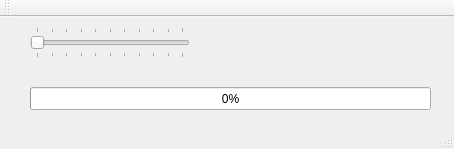
<?xml version="1.0" encoding="UTF-8"?>
<ui version="4.0">
 <class>MainWindow</class>
 <widget class="QMainWindow" name="MainWindow">
  <property name="geometry">
   <rect>
    <x>0</x>
    <y>0</y>
    <width>454</width>
    <height>149</height>
   </rect>
  </property>
  <property name="minimumSize">
   <size>
    <width>454</width>
    <height>149</height>
   </size>
  </property>
  <property name="maximumSize">
   <size>
    <width>666</width>
    <height>149</height>
   </size>
  </property>
  <property name="windowTitle">
   <string>slider + progress bar = &lt;3</string>
  </property>
  <widget class="QWidget" name="centralWidget">
   <widget class="QProgressBar" name="progressBar">
    <property name="geometry">
     <rect>
      <x>30</x>
      <y>70</y>
      <width>401</width>
      <height>23</height>
     </rect>
    </property>
    <property name="value">
     <number>0</number>
    </property>
   </widget>
   <widget class="QSlider" name="horizontalSlider">
    <property name="geometry">
     <rect>
      <x>30</x>
      <y>10</y>
      <width>160</width>
      <height>31</height>
     </rect>
    </property>
    <property name="cursor">
     <cursorShape>PointingHandCursor</cursorShape>
    </property>
    <property name="mouseTracking">
     <bool>false</bool>
    </property>
    <property name="layoutDirection">
     <enum>Qt::LeftToRight</enum>
    </property>
    <property name="autoFillBackground">
     <bool>false</bool>
    </property>
    <property name="maximum">
     <number>100</number>
    </property>
    <property name="pageStep">
     <number>10</number>
    </property>
    <property name="orientation">
     <enum>Qt::Horizontal</enum>
    </property>
    <property name="invertedAppearance">
     <bool>false</bool>
    </property>
    <property name="invertedControls">
     <bool>false</bool>
    </property>
    <property name="tickPosition">
     <enum>QSlider::TicksBothSides</enum>
    </property>
   </widget>
  </widget>
  <widget class="QMenuBar" name="menuBar">
   <property name="geometry">
    <rect>
     <x>0</x>
     <y>0</y>
     <width>454</width>
     <height>21</height>
    </rect>
   </property>
  </widget>
  <widget class="QToolBar" name="mainToolBar">
   <attribute name="toolBarArea">
    <enum>TopToolBarArea</enum>
   </attribute>
   <attribute name="toolBarBreak">
    <bool>false</bool>
   </attribute>
  </widget>
  <widget class="QStatusBar" name="statusBar"/>
 </widget>
 <layoutdefault spacing="6" margin="11"/>
 <resources/>
 <connections>
  <connection>
   <sender>horizontalSlider</sender>
   <signal>valueChanged(int)</signal>
   <receiver>progressBar</receiver>
   <slot>setValue(int)</slot>
   <hints>
    <hint type="sourcelabel">
     <x>109</x>
     <y>83</y>
    </hint>
    <hint type="destinationlabel">
     <x>230</x>
     <y>144</y>
    </hint>
   </hints>
  </connection>
 </connections>
</ui>
